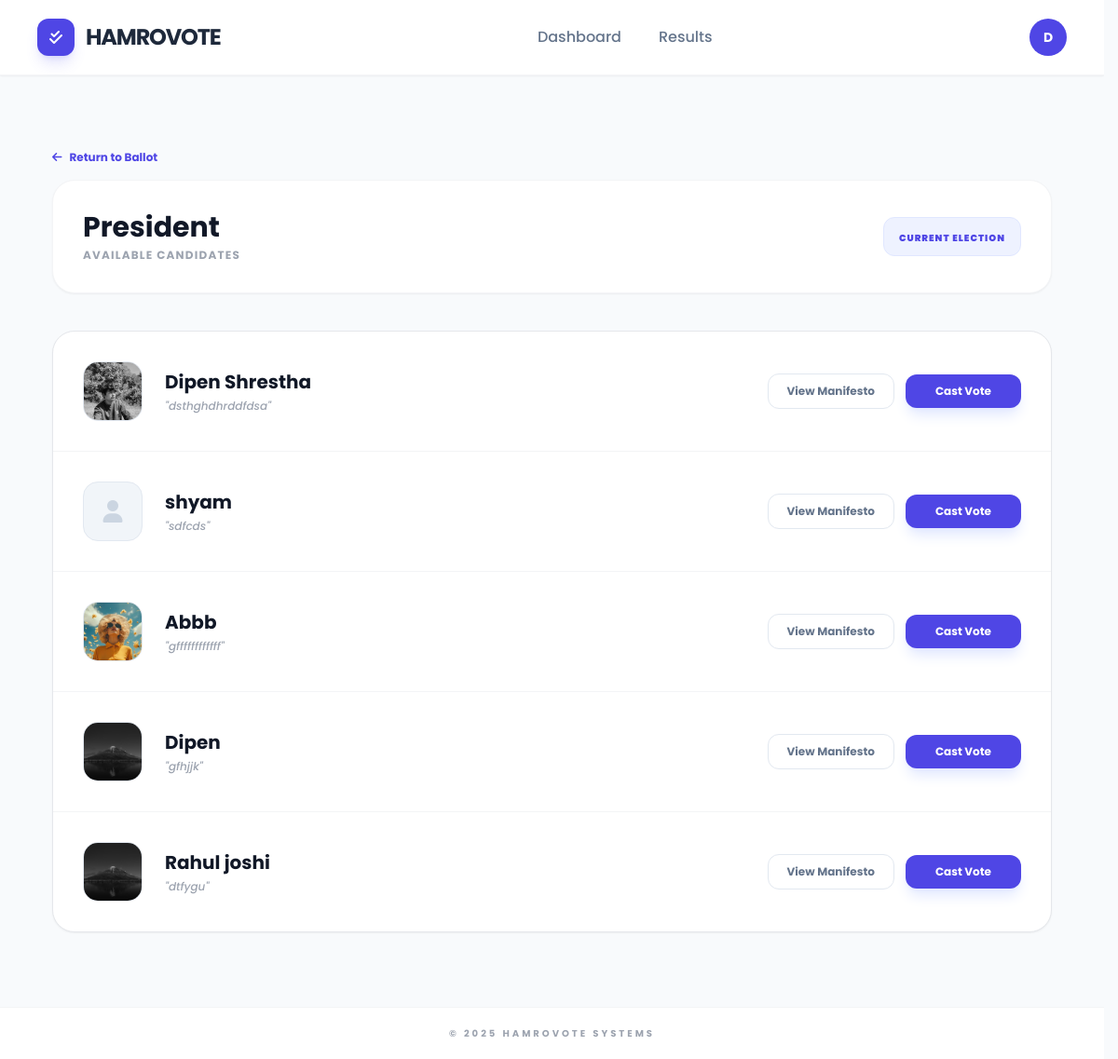
Before: /candidates/2/ (signed in) with the older database file.
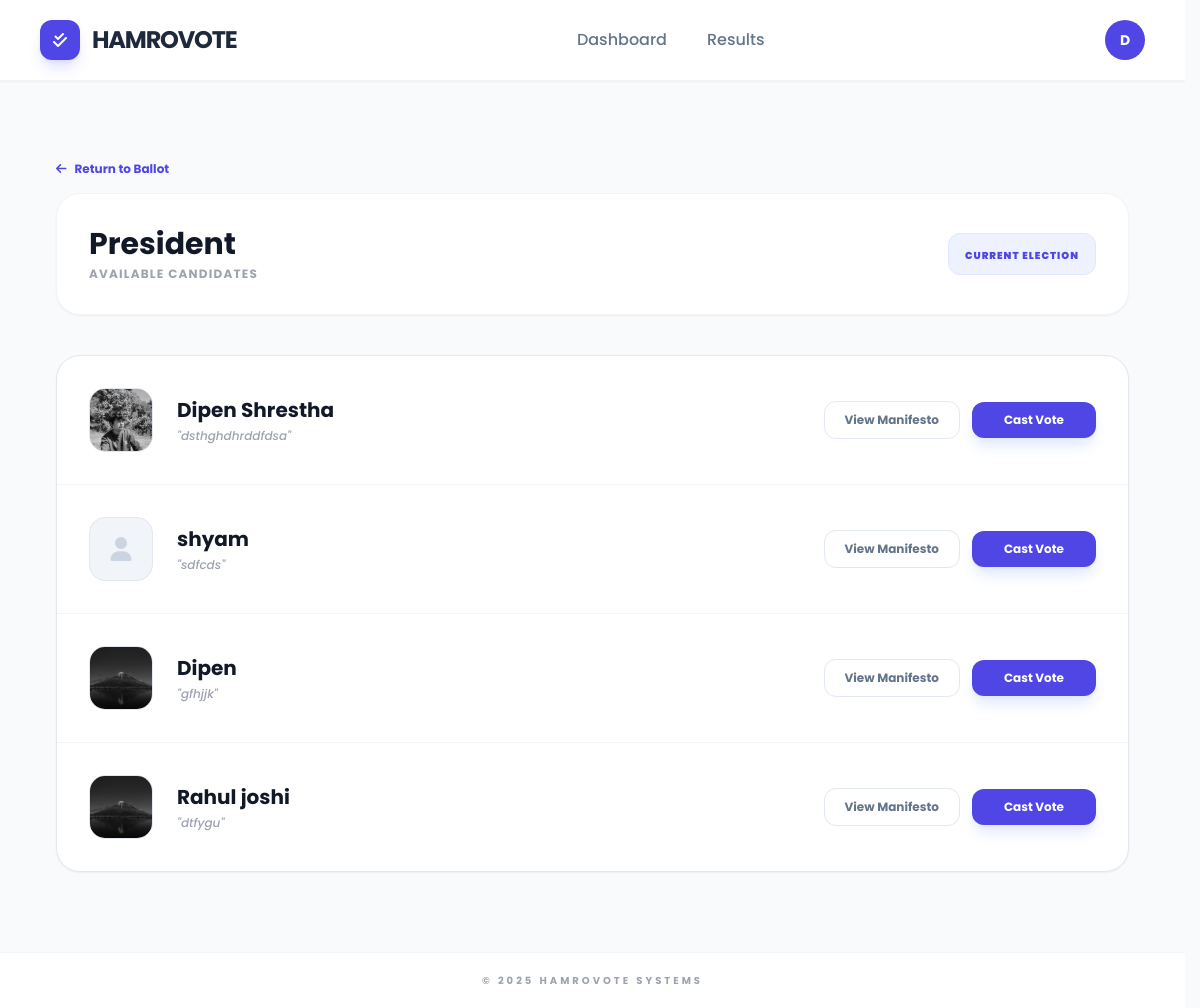
After: the same page with the newer database file.
### voter/models.py (models this page shows, shortened)
class Candidate(models.Model):
    position = models.ForeignKey(Position, on_delete=models.CASCADE, related_name='candidates')
    name = models.CharField(max_length=100)
    bio = models.TextField()
    manifesto = models.TextField()
    photo = models.ImageField(upload_to='candidates/', blank=True, null=True)
    is_active = models.BooleanField(default=True)
    created_at = models.DateTimeField(auto_now_add=True)

### voter/views.py (the view)
# urls.py: path('candidates/', views.manage_candidates, name='manage_candidates'),
@login_required
def candidates(request, position_id):
    position = get_object_or_404(Position, id=position_id)
    candidates_list = Candidate.objects.filter(position=position, is_active=True)
    return render(request, 'voter/candidates.html', {
        'position': position,
        'candidates': candidates_list
    })

### voter/templates/voter/candidates.html (shortened to what this page needs)
{% extends 'voter/base.html' %}
{% block content %}
<div class="max-w-6xl mx-auto py-10 px-4">
    <div class="mb-10">
        <a href="{% url 'voter:election_ballot' position.election.id %}" class="text-indigo-600 hover:text-indigo-800 text-xs font-bold flex items-center mb-4 transition">
            <i class="fas fa-arrow-left mr-2"></i> Return to Ballot
        </a>
        <div class="bg-white p-8 rounded-3xl border border-gray-100 shadow-sm flex flex-col md:flex-row justify-between items-center gap-4">
            <div>
                <h1 class="text-3xl font-bold text-gray-900">{{ position.title }}</h1>
                <p class="text-gray-400 text-xs font-bold uppercase tracking-widest mt-1">Available Candidates</p>
            </div>
            <div class="bg-indigo-50 px-4 py-2 rounded-xl border border-indigo-100">
                <span class="text-[10px] font-black text-indigo-600 uppercase tracking-widest">{{ position.election.title }}</span>
            </div>
        </div>
    </div>
    <div class="bg-white rounded-3xl border border-gray-200 overflow-hidden shadow-sm">
        <div class="divide-y divide-gray-100">
            {% for c in candidates %}
            <div class="flex flex-col md:flex-row md:items-center justify-between p-6 md:p-8 hover:bg-slate-50 transition group">
                <div class="flex items-center gap-6 mb-4 md:mb-0">
                    <div class="w-16 h-16 rounded-2xl bg-slate-100 overflow-hidden border border-slate-200">
                        {% if c.photo %}
                            <img src="{{ c.photo.url }}" class="w-full h-full object-cover">
                        {% else %}
                            <div class="w-full h-full flex items-center justify-center text-slate-300">
                                <i class="fas fa-user text-2xl"></i>
                            </div>
                        {% endif %}
                    </div>
                    <div>
                        <h3 class="text-xl font-bold text-gray-900 group-hover:text-indigo-600 transition-colors">{{ c.name }}</h3>
                        <p class="text-xs text-gray-400 font-medium italic mt-1 line-clamp-1">"{{ c.bio|truncatechars:60 }}"</p>
                    </div>
                </div>
                <div class="flex items-center gap-3">
                    <a href="{% url 'voter:candidate_detail' candidate_id=c.id %}"
                       class="px-5 py-2.5 rounded-xl border border-slate-200 text-slate-500 text-xs font-bold hover:bg-white hover:border-indigo-200 hover:text-indigo-600 transition-all">
                        View Manifesto
                    </a>
                    <a href="{% url 'voter:vote' candidate_id=c.id %}"
                       class="px-8 py-2.5 rounded-xl bg-indigo-600 text-white text-xs font-bold shadow-lg shadow-indigo-100 hover:bg-indigo-700 transition-all active:scale-95">
                        Cast Vote
                    </a>
                </div>
            </div>
            {% empty %}
            <div class="p-20 text-center">
                <p class="text-gray-400 italic text-sm">No candidates are registered for this category yet.</p>
            </div>
            {% endfor %}
        </div>
    </div>
</div>
{% endblock %}

Changed rows visible on the page:
removed Candidate: photo (picture), name "Abbb", bio "gffffffffffff"
